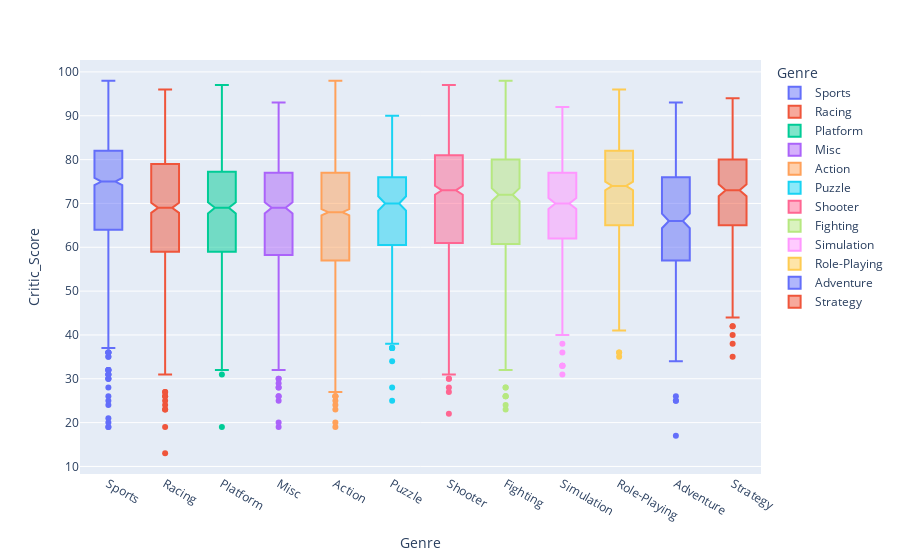

The code cell stored with this chart in its notebook:
### Code cell
fig = px.box(df, x='Genre', y='Critic_Score', notched=True, color='Genre')
fig.show()

### Figure 1 — Plotly figure (JSON) as saved in the notebook; plotly's stock layout.template omitted (floating-point values rounded to 4 significant figures; data arrays with more than 128 entries replaced by an {"elided": "..."} marker saying what was removed)
{"data": [{"alignmentgroup": "True", "hovertemplate": "Genre=%{x}<br>Critic_Score=%{y}<extra></extra>", "legendgroup": "Sports", "marker": {"color": "#636efa"}, "name": "Sports", "notched": true, "offsetgroup": "Sports", "orientation": "v", "showlegend": true, "type": "box", "x": {"elided": "1194 str values"}, "x0": " ", "xaxis": "x", "y": {"elided": "1194 int values"}, "y0": " ", "yaxis": "y"}, {"alignmentgroup": "True", "hovertemplate": "Genre=%{x}<br>Critic_Score=%{y}<extra></extra>", "legendgroup": "Racing", "marker": {"color": "#EF553B"}, "name": "Racing", "notched": true, "offsetgroup": "Racing", "orientation": "v", "showlegend": true, "type": "box", "x": {"elided": "742 str values"}, "x0": " ", "xaxis": "x", "y": {"elided": "742 int values"}, "y0": " ", "yaxis": "y"}, {"alignmentgroup": "True", "hovertemplate": "Genre=%{x}<br>Critic_Score=%{y}<extra></extra>", "legendgroup": "Platform", "marker": {"color": "#00cc96"}, "name": "Platform", "notched": true, "offsetgroup": "Platform", "orientation": "v", "showlegend": true, "type": "box", "x": {"elided": "497 str values"}, "x0": " ", "xaxis": "x", "y": {"elided": "497 int values"}, "y0": " ", "yaxis": "y"}, {"alignmentgroup": "True", "hovertemplate": "Genre=%{x}<br>Critic_Score=%{y}<extra></extra>", "legendgroup": "Misc", "marker": {"color": "#ab63fa"}, "name": "Misc", "notched": true, "offsetgroup": "Misc", "orientation": "v", "showlegend": true, "type": "box", "x": {"elided": "523 str values"}, "x0": " ", "xaxis": "x", "y": {"elided": "523 int values"}, "y0": " ", "yaxis": "y"}, {"alignmentgroup": "True", "hovertemplate": "Genre=%{x}<br>Critic_Score=%{y}<extra></extra>", "legendgroup": "Action", "marker": {"color": "#FFA15A"}, "name": "Action", "notched": true, "offsetgroup": "Action", "orientation": "v", "showlegend": true, "type": "box", "x": {"elided": "1890 str values"}, "x0": " ", "xaxis": "x", "y": {"elided": "1890 int values"}, "y0": " ", "yaxis": "y"}, {"alignmentgroup": "True", "hovertemplate": "Genre=%{x}<br>Critic_Score=%{y}<extra></extra>", "legendgroup": "Puzzle", "marker": {"color": "#19d3f3"}, "name": "Puzzle", "notched": true, "offsetgroup": "Puzzle", "orientation": "v", "showlegend": true, "type": "box", "x": {"elided": "224 str values"}, "x0": " ", "xaxis": "x", "y": {"elided": "224 int values"}, "y0": " ", "yaxis": "y"}, {"alignmentgroup": "True", "hovertemplate": "Genre=%{x}<br>Critic_Score=%{y}<extra></extra>", "legendgroup": "Shooter", "marker": {"color": "#FF6692"}, "name": "Shooter", "notched": true, "offsetgroup": "Shooter", "orientation": "v", "showlegend": true, "type": "box", "x": {"elided": "944 str values"}, "x0": " ", "xaxis": "x", "y": {"elided": "944 int values"}, "y0": " ", "yaxis": "y"}, {"alignmentgroup": "True", "hovertemplate": "Genre=%{x}<br>Critic_Score=%{y}<extra></extra>", "legendgroup": "Fighting", "marker": {"color": "#B6E880"}, "name": "Fighting", "notched": true, "offsetgroup": "Fighting", "orientation": "v", "showlegend": true, "type": "box", "x": {"elided": "409 str values"}, "x0": " ", "xaxis": "x", "y": {"elided": "409 int values"}, "y0": " ", "yaxis": "y"}, {"alignmentgroup": "True", "hovertemplate": "Genre=%{x}<br>Critic_Score=%{y}<extra></extra>", "legendgroup": "Simulation", "marker": {"color": "#FF97FF"}, "name": "Simulation", "notched": true, "offsetgroup": "Simulation", "orientation": "v", "showlegend": true, "type": "box", "x": {"elided": "352 str values"}, "x0": " ", "xaxis": "x", "y": {"elided": "352 int values"}, "y0": " ", "yaxis": "y"}, {"alignmentgroup": "True", "hovertemplate": "Genre=%{x}<br>Critic_Score=%{y}<extra></extra>", "legendgroup": "Role-Playing", "marker": {"color": "#FECB52"}, "name": "Role-Playing", "notched": true, "offsetgroup": "Role-Playing", "orientation": "v", "showlegend": true, "type": "box", "x": {"elided": "737 str values"}, "x0": " ", "xaxis": "x", "y": {"elided": "737 int values"}, "y0": " ", "yaxis": "y"}, {"alignmentgroup": "True", "hovertemplate": "Genre=%{x}<br>Critic_Score=%{y}<extra></extra>", "legendgroup": "Adventure", "marker": {"color": "#636efa"}, "name": "Adventure", "notched": true, "offsetgroup": "Adventure", "orientation": "v", "showlegend": true, "type": "box", "x": {"elided": "323 str values"}, "x0": " ", "xaxis": "x", "y": {"elided": "323 int values"}, "y0": " ", "yaxis": "y"}, {"alignmentgroup": "True", "hovertemplate": "Genre=%{x}<br>Critic_Score=%{y}<extra></extra>", "legendgroup": "Strategy", "marker": {"color": "#EF553B"}, "name": "Strategy", "notched": true, "offsetgroup": "Strategy", "orientation": "v", "showlegend": true, "type": "box", "x": {"elided": "302 str values"}, "x0": " ", "xaxis": "x", "y": {"elided": "302 int values"}, "y0": " ", "yaxis": "y"}], "layout": {"boxmode": "overlay", "legend": {"title": {"text": "Genre"}, "tracegroupgap": 0}, "margin": {"t": 60}, "xaxis": {"anchor": "y", "categoryarray": ["Sports", "Racing", "Platform", "Misc", "Action", "Puzzle", "Shooter", "Fighting", "Simulation", "Role-Playing", "Adventure", "Strategy"], "categoryorder": "array", "domain": [0, 1], "title": {"text": "Genre"}}, "yaxis": {"anchor": "x", "domain": [0, 1], "title": {"text": "Critic_Score"}}}}
